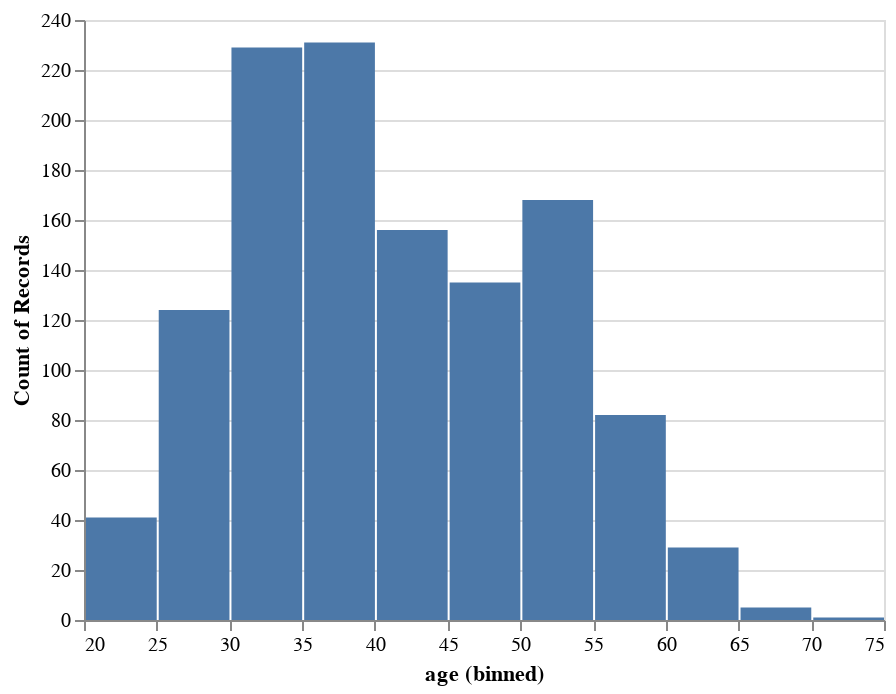

This figure's notebook cell:
### Code cell
alt.Chart(df[df["declined"] == True]).mark_bar().encode(
    alt.X("age:Q", bin=alt.Bin(maxbins=20)),
    y="count()",
)

### Figure 1 — Vega-Lite specification as saved in the notebook (floating-point values rounded to 4 significant figures; data arrays with more than 128 entries replaced by an {"elided": "..."} marker saying what was removed)
{"config": {"view": {"continuousWidth": 400, "continuousHeight": 300}}, "data": {"name": "data-4d723345459bca0ac8b06453af8766aa"}, "mark": "bar", "encoding": {"x": {"type": "quantitative", "bin": {"maxbins": 20}, "field": "age"}, "y": {"type": "quantitative", "aggregate": "count"}}, "$schema": "https://vega.github.io/schema/vega-lite/v4.8.1.json", "datasets": {"data-4d723345459bca0ac8b06453af8766aa": {"elided": "1224 records"}}}
